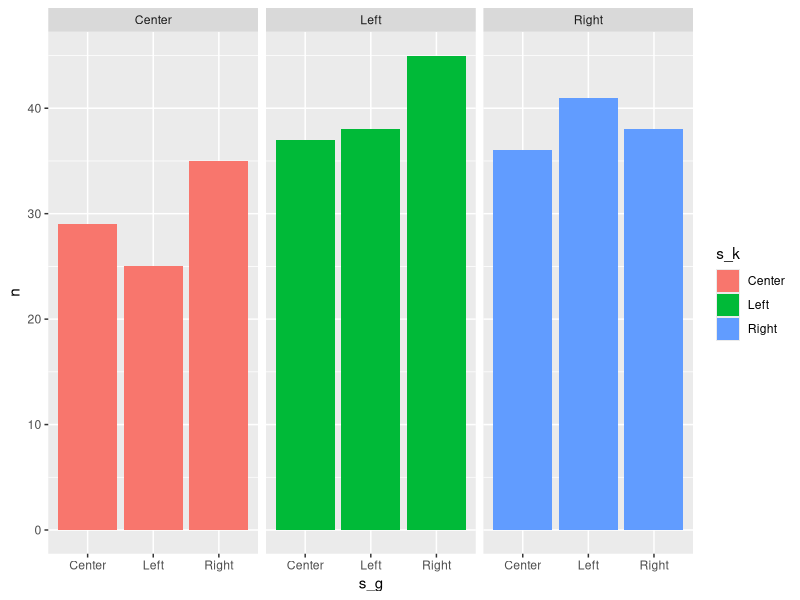

Write the R code that produced this figure.
## ---- chunk 1
# comments look like this
print("This is R code")
## ---- chunk 2
#| code-fold: false
#| message: false
#| warning: false
# load tidyverse packages
library(tidyverse)

# read in the class results from csv file
data <- read_csv("EC327F24-activity6_results.csv") %>%
  filter(!is.na(s_k), !is.na(s_g)) # filter out missing data

# print the first 10 observations
head(data, n = 10)
## ---- chunk 3
#| code-fold: false
N <- nrow(data)
## ---- chunk 4
#| message: false
# summarize by type of strategy profile
profiles_tbl <- data %>%
  group_by(s_k, s_g) %>% # group by each strategy combo to summarise each group
  summarise(
    n = n(), # get counts of each profile
    p = n / N, # calculate proportions of total observations
    num_goals = sum(goal), # count numbers of goals scored
    prob_goal = num_goals / N # probability of goal scored
  ) %>%
  ungroup() # get rid of groups structure to make later manipulations easier
# print the profiles table
profiles_tbl
## ---- chunk 5
ggplot(profiles_tbl, aes(x = s_g, y = n, fill = s_k)) +
  geom_bar(stat = "identity") +
  facet_wrap(vars(s_k))
## ---- chunk 6
# use observed num of each choice combo from profiles table
n_observed <- profiles_tbl %>% select(n)
# theoretical predictions of each profile being observed
# make sure they're in the same order as in the profiles table
p_predicted <- c(1/9, 1/9, 1/9, 1/9, 1/9, 1/9, 1/9, 1/9, 1/9)
# test whether n is drawn from p_predicted distribution
chisq.test(
  x = n_observed,
  p = p_predicted
)
## ---- chunk 7
# summarise win probabiltiy by kicker's strategy
kicker_strats <- data %>%
  group_by(s_k) %>% # group all kickers strategies together
  summarise(
    num_goals = sum(goal), # count how many times kicker scored
    prob_goal = sum(goal) / N # calculate success rate
  )
# print kicker strategies table
kicker_strats
## ---- chunk 8
# use observed num of each choice combo from kicker strategies table
n_observed <- kicker_strats %>% select(num_goals)
# equal probobility of success for each strategy
p_predicted <- c(1/3, 1/3, 1/3)
# test whether num_goals are equal across strategy choice
chisq.test(
  x = n_observed,
  p = p_predicted
)
## ---- chunk 9
# chi-square critical value with 2 degrees of freedom
chisq.crit <- qchisq(p = 0.95, df = 2)
